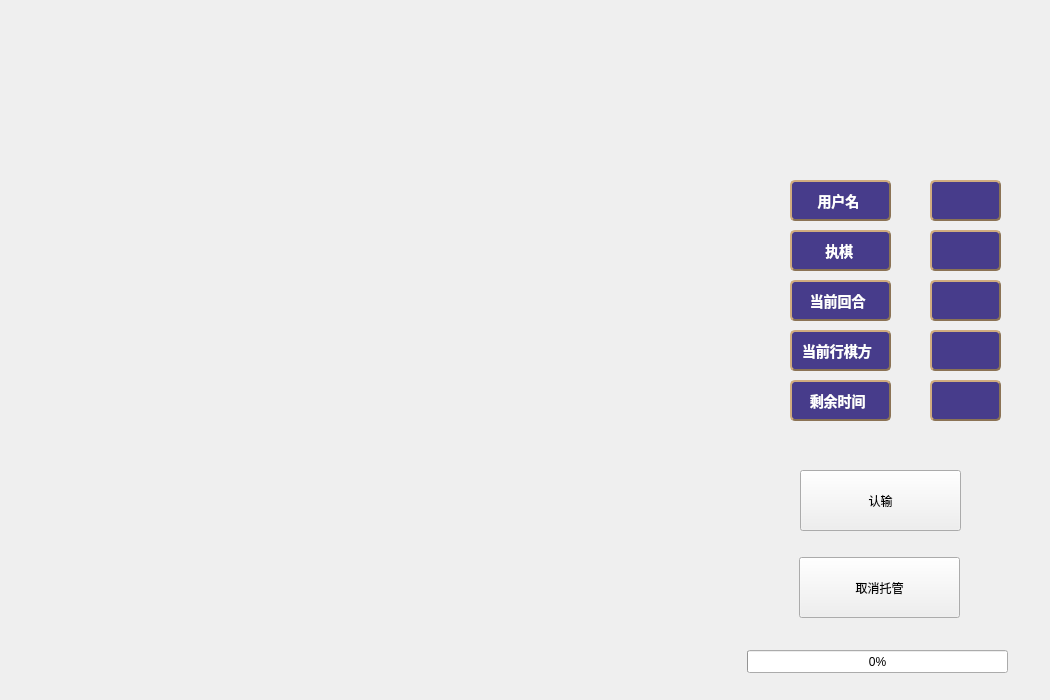
<?xml version="1.0" encoding="UTF-8"?>
<ui version="4.0">
 <class>game_view</class>
 <widget class="QWidget" name="game_view">
  <property name="geometry">
   <rect>
    <x>0</x>
    <y>0</y>
    <width>1050</width>
    <height>700</height>
   </rect>
  </property>
  <property name="windowTitle">
   <string>Form</string>
  </property>
  <widget class="QPushButton" name="giveup_button">
   <property name="geometry">
    <rect>
     <x>800</x>
     <y>470</y>
     <width>161</width>
     <height>61</height>
    </rect>
   </property>
   <property name="text">
    <string>认输</string>
   </property>
  </widget>
  <widget class="QLabel" name="label">
   <property name="geometry">
    <rect>
     <x>790</x>
     <y>280</y>
     <width>101</width>
     <height>41</height>
    </rect>
   </property>
   <property name="styleSheet">
    <string notr="true">
QLabel {
background-color:transparent;
color: rgb(255, 255, 255);
color: white;                    /* 文字颜色 */
background-color: #473C8B;       /* 背景色 */
border-style: outset;            /* 边框风格 */
border-width: 2px;               /* 边框宽度 */
border-radius: 5px;              /* 边框圆角 */
border-color: #8B7355;           /* 边框颜色 */
font: bold 14px;                 /* 字体 */
min-width: 2em;                  /* 控件最小宽度 */
min-height: 2px;                 /* 控件最小高度 */
font-family: 华文新魏;            /* 字库 */
padding: 5px;                    /* 内边距 */
padding-left:6px;                /* 文字横向偏移 */
padding-top:6px;                 /* 文字纵向偏移 */
}


</string>
   </property>
   <property name="frameShape">
    <enum>QFrame::WinPanel</enum>
   </property>
   <property name="frameShadow">
    <enum>QFrame::Plain</enum>
   </property>
   <property name="text">
    <string>  当前回合</string>
   </property>
  </widget>
  <widget class="QLabel" name="label_2">
   <property name="geometry">
    <rect>
     <x>790</x>
     <y>330</y>
     <width>101</width>
     <height>41</height>
    </rect>
   </property>
   <property name="styleSheet">
    <string notr="true">
QLabel {
background-color:transparent;
color: rgb(255, 255, 255);
color: white;                    /* 文字颜色 */
background-color: #473C8B;       /* 背景色 */
border-style: outset;            /* 边框风格 */
border-width: 2px;               /* 边框宽度 */
border-radius: 5px;              /* 边框圆角 */
border-color: #8B7355;           /* 边框颜色 */
font: bold 14px;                 /* 字体 */
min-width: 2em;                  /* 控件最小宽度 */
min-height: 2px;                 /* 控件最小高度 */
font-family: 华文新魏;            /* 字库 */
padding: 5px;                    /* 内边距 */
padding-left:6px;                /* 文字横向偏移 */
padding-top:6px;                 /* 文字纵向偏移 */
}


</string>
   </property>
   <property name="frameShape">
    <enum>QFrame::WinPanel</enum>
   </property>
   <property name="frameShadow">
    <enum>QFrame::Plain</enum>
   </property>
   <property name="text">
    <string>当前行棋方</string>
   </property>
  </widget>
  <widget class="QLabel" name="label_3">
   <property name="geometry">
    <rect>
     <x>790</x>
     <y>380</y>
     <width>101</width>
     <height>41</height>
    </rect>
   </property>
   <property name="styleSheet">
    <string notr="true">
QLabel {
background-color:transparent;
color: rgb(255, 255, 255);
color: white;                    /* 文字颜色 */
background-color: #473C8B;       /* 背景色 */
border-style: outset;            /* 边框风格 */
border-width: 2px;               /* 边框宽度 */
border-radius: 5px;              /* 边框圆角 */
border-color: #8B7355;           /* 边框颜色 */
font: bold 14px;                 /* 字体 */
min-width: 2em;                  /* 控件最小宽度 */
min-height: 2px;                 /* 控件最小高度 */
font-family: 华文新魏;            /* 字库 */
padding: 5px;                    /* 内边距 */
padding-left:6px;                /* 文字横向偏移 */
padding-top:6px;                 /* 文字纵向偏移 */
}


</string>
   </property>
   <property name="frameShape">
    <enum>QFrame::WinPanel</enum>
   </property>
   <property name="frameShadow">
    <enum>QFrame::Plain</enum>
   </property>
   <property name="text">
    <string>  剩余时间</string>
   </property>
  </widget>
  <widget class="QLabel" name="label_4">
   <property name="geometry">
    <rect>
     <x>790</x>
     <y>180</y>
     <width>101</width>
     <height>41</height>
    </rect>
   </property>
   <property name="styleSheet">
    <string notr="true">
QLabel {
background-color:transparent;
color: rgb(255, 255, 255);
color: white;                    /* 文字颜色 */
background-color: #473C8B;       /* 背景色 */
border-style: outset;            /* 边框风格 */
border-width: 2px;               /* 边框宽度 */
border-radius: 5px;              /* 边框圆角 */
border-color: #8B7355;           /* 边框颜色 */
font: bold 14px;                 /* 字体 */
min-width: 2em;                  /* 控件最小宽度 */
min-height: 2px;                 /* 控件最小高度 */
font-family: 华文新魏;            /* 字库 */
padding: 5px;                    /* 内边距 */
padding-left:6px;                /* 文字横向偏移 */
padding-top:6px;                 /* 文字纵向偏移 */
}


</string>
   </property>
   <property name="frameShape">
    <enum>QFrame::WinPanel</enum>
   </property>
   <property name="frameShadow">
    <enum>QFrame::Plain</enum>
   </property>
   <property name="text">
    <string>    用户名</string>
   </property>
  </widget>
  <widget class="QLabel" name="label_5">
   <property name="geometry">
    <rect>
     <x>790</x>
     <y>230</y>
     <width>101</width>
     <height>41</height>
    </rect>
   </property>
   <property name="styleSheet">
    <string notr="true">
QLabel {
background-color:transparent;
color: rgb(255, 255, 255);
color: white;                    /* 文字颜色 */
background-color: #473C8B;       /* 背景色 */
border-style: outset;            /* 边框风格 */
border-width: 2px;               /* 边框宽度 */
border-radius: 5px;              /* 边框圆角 */
border-color: #8B7355;           /* 边框颜色 */
font: bold 14px;                 /* 字体 */
min-width: 2em;                  /* 控件最小宽度 */
min-height: 2px;                 /* 控件最小高度 */
font-family: 华文新魏;            /* 字库 */
padding: 5px;                    /* 内边距 */
padding-left:6px;                /* 文字横向偏移 */
padding-top:6px;                 /* 文字纵向偏移 */
}


</string>
   </property>
   <property name="frameShape">
    <enum>QFrame::WinPanel</enum>
   </property>
   <property name="frameShadow">
    <enum>QFrame::Plain</enum>
   </property>
   <property name="text">
    <string>      执棋</string>
   </property>
  </widget>
  <widget class="QLabel" name="Lname">
   <property name="geometry">
    <rect>
     <x>930</x>
     <y>180</y>
     <width>71</width>
     <height>41</height>
    </rect>
   </property>
   <property name="styleSheet">
    <string notr="true">
QLabel {
background-color:transparent;
color: rgb(255, 255, 255);
color: white;                    /* 文字颜色 */
background-color: #473C8B;       /* 背景色 */
border-style: outset;            /* 边框风格 */
border-width: 2px;               /* 边框宽度 */
border-radius: 5px;              /* 边框圆角 */
border-color: #8B7355;           /* 边框颜色 */
font: bold 14px;                 /* 字体 */
min-width: 2em;                  /* 控件最小宽度 */
min-height: 2px;                 /* 控件最小高度 */
font-family: 华文新魏;            /* 字库 */
padding: 5px;                    /* 内边距 */
padding-left:6px;                /* 文字横向偏移 */
padding-top:6px;                 /* 文字纵向偏移 */
}


</string>
   </property>
   <property name="frameShape">
    <enum>QFrame::WinPanel</enum>
   </property>
   <property name="frameShadow">
    <enum>QFrame::Plain</enum>
   </property>
   <property name="text">
    <string/>
   </property>
  </widget>
  <widget class="QLabel" name="Lcolor">
   <property name="geometry">
    <rect>
     <x>930</x>
     <y>330</y>
     <width>71</width>
     <height>41</height>
    </rect>
   </property>
   <property name="styleSheet">
    <string notr="true">
QLabel {
background-color:transparent;
color: rgb(255, 255, 255);
color: white;                    /* 文字颜色 */
background-color: #473C8B;       /* 背景色 */
border-style: outset;            /* 边框风格 */
border-width: 2px;               /* 边框宽度 */
border-radius: 5px;              /* 边框圆角 */
border-color: #8B7355;           /* 边框颜色 */
font: bold 14px;                 /* 字体 */
min-width: 2em;                  /* 控件最小宽度 */
min-height: 2px;                 /* 控件最小高度 */
font-family: 华文新魏;            /* 字库 */
padding: 5px;                    /* 内边距 */
padding-left:6px;                /* 文字横向偏移 */
padding-top:6px;                 /* 文字纵向偏移 */
}


</string>
   </property>
   <property name="frameShape">
    <enum>QFrame::WinPanel</enum>
   </property>
   <property name="frameShadow">
    <enum>QFrame::Plain</enum>
   </property>
   <property name="text">
    <string/>
   </property>
  </widget>
  <widget class="QLabel" name="Lround">
   <property name="geometry">
    <rect>
     <x>930</x>
     <y>280</y>
     <width>71</width>
     <height>41</height>
    </rect>
   </property>
   <property name="styleSheet">
    <string notr="true">
QLabel {
background-color:transparent;
color: rgb(255, 255, 255);
color: white;                    /* 文字颜色 */
background-color: #473C8B;       /* 背景色 */
border-style: outset;            /* 边框风格 */
border-width: 2px;               /* 边框宽度 */
border-radius: 5px;              /* 边框圆角 */
border-color: #8B7355;           /* 边框颜色 */
font: bold 14px;                 /* 字体 */
min-width: 2em;                  /* 控件最小宽度 */
min-height: 2px;                 /* 控件最小高度 */
font-family: 华文新魏;            /* 字库 */
padding: 5px;                    /* 内边距 */
padding-left:6px;                /* 文字横向偏移 */
padding-top:6px;                 /* 文字纵向偏移 */
}


</string>
   </property>
   <property name="frameShape">
    <enum>QFrame::WinPanel</enum>
   </property>
   <property name="frameShadow">
    <enum>QFrame::Plain</enum>
   </property>
   <property name="text">
    <string/>
   </property>
  </widget>
  <widget class="QLabel" name="Lplayercolor">
   <property name="geometry">
    <rect>
     <x>930</x>
     <y>230</y>
     <width>71</width>
     <height>41</height>
    </rect>
   </property>
   <property name="styleSheet">
    <string notr="true">
QLabel {
background-color:transparent;
color: rgb(255, 255, 255);
color: white;                    /* 文字颜色 */
background-color: #473C8B;       /* 背景色 */
border-style: outset;            /* 边框风格 */
border-width: 2px;               /* 边框宽度 */
border-radius: 5px;              /* 边框圆角 */
border-color: #8B7355;           /* 边框颜色 */
font: bold 14px;                 /* 字体 */
min-width: 2em;                  /* 控件最小宽度 */
min-height: 2px;                 /* 控件最小高度 */
font-family: 华文新魏;            /* 字库 */
padding: 5px;                    /* 内边距 */
padding-left:6px;                /* 文字横向偏移 */
padding-top:6px;                 /* 文字纵向偏移 */
}


</string>
   </property>
   <property name="frameShape">
    <enum>QFrame::WinPanel</enum>
   </property>
   <property name="frameShadow">
    <enum>QFrame::Plain</enum>
   </property>
   <property name="text">
    <string/>
   </property>
  </widget>
  <widget class="QLabel" name="Ltime">
   <property name="geometry">
    <rect>
     <x>930</x>
     <y>380</y>
     <width>71</width>
     <height>41</height>
    </rect>
   </property>
   <property name="styleSheet">
    <string notr="true">
QLabel {
background-color:transparent;
color: rgb(255, 255, 255);
color: white;                    /* 文字颜色 */
background-color: #473C8B;       /* 背景色 */
border-style: outset;            /* 边框风格 */
border-width: 2px;               /* 边框宽度 */
border-radius: 5px;              /* 边框圆角 */
border-color: #8B7355;           /* 边框颜色 */
font: bold 14px;                 /* 字体 */
min-width: 2em;                  /* 控件最小宽度 */
min-height: 2px;                 /* 控件最小高度 */
font-family: 华文新魏;            /* 字库 */
padding: 5px;                    /* 内边距 */
padding-left:6px;                /* 文字横向偏移 */
padding-top:6px;                 /* 文字纵向偏移 */
}


</string>
   </property>
   <property name="frameShape">
    <enum>QFrame::WinPanel</enum>
   </property>
   <property name="frameShadow">
    <enum>QFrame::Plain</enum>
   </property>
   <property name="text">
    <string/>
   </property>
  </widget>
  <widget class="QPushButton" name="useAi">
   <property name="geometry">
    <rect>
     <x>799</x>
     <y>557</y>
     <width>161</width>
     <height>61</height>
    </rect>
   </property>
   <property name="text">
    <string>取消托管</string>
   </property>
  </widget>
  <widget class="QProgressBar" name="AIprogressBar">
   <property name="geometry">
    <rect>
     <x>747</x>
     <y>650</y>
     <width>261</width>
     <height>23</height>
    </rect>
   </property>
   <property name="value">
    <number>0</number>
   </property>
  </widget>
 </widget>
 <resources/>
 <connections/>
</ui>
